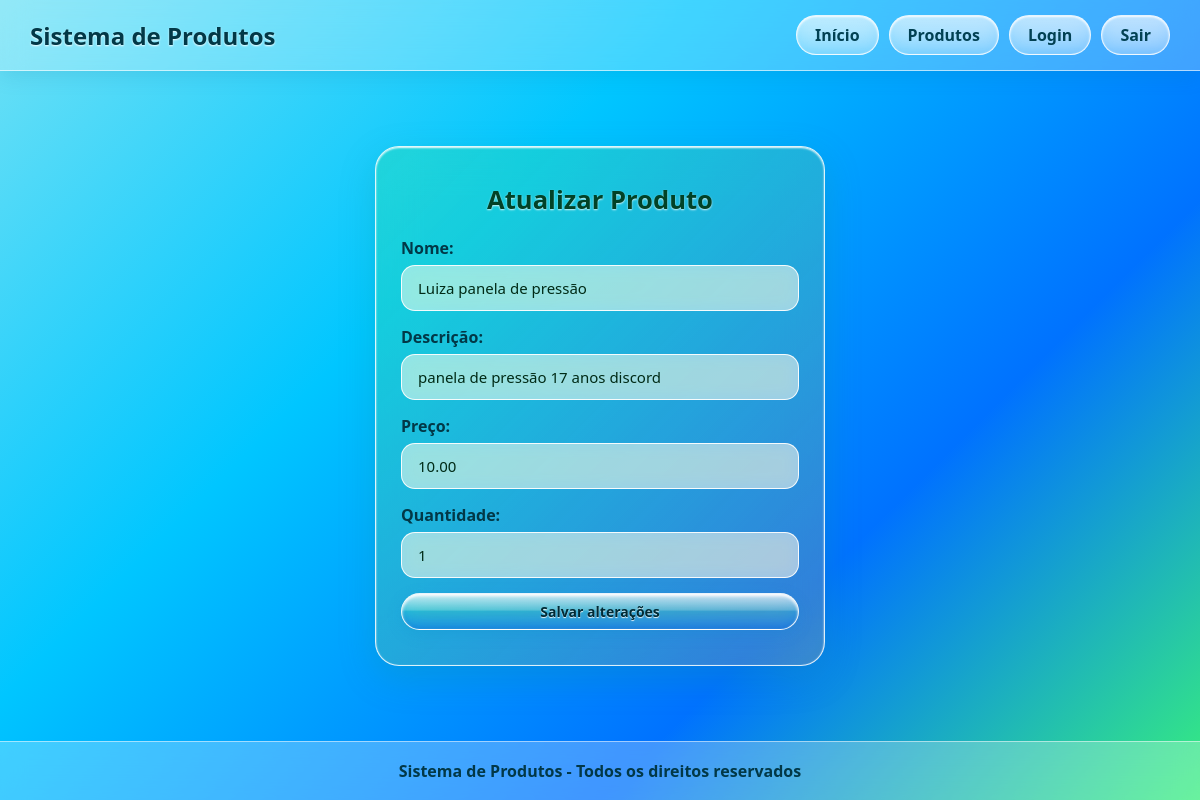
The app's page /produtos/atualizar.php?id=1 (signed in) with its own data.
### tables this page shows
CREATE TABLE `produtos` (
  `id` int(11) NOT NULL,
  `nome` varchar(100) NOT NULL,
  `descricao` varchar(255) NOT NULL,
  `preco` decimal(10,2) NOT NULL,
  `quantidade` int(11) NOT NULL
);

### produtos/atualizar.php (the view, shortened to what this page needs)
<?php
require __DIR__ . '/../conexao.php';
if ($_SERVER['REQUEST_METHOD'] == 'POST') {
    $id = $_POST['id'];
    $nome = $_POST['nome'];
    $descricao = $_POST['descricao'];
    $preco = $_POST['preco'];
    $quantidade = $_POST['quantidade'];
    $sql = "UPDATE produtos SET
            nome = '$nome',
            descricao = '$descricao',
            preco = '$preco',
            quantidade = '$quantidade'
            WHERE id = '$id'";
    mysqli_query($conexao, $sql);
    header('Location: listar.php');
    exit;
} else {
    $id = $_GET['id'];
    $sql = "SELECT * FROM produtos WHERE id = '$id'";
    $resultado = mysqli_query($conexao, $sql);
    $produto = mysqli_fetch_assoc($resultado);
}
?>
<?php require __DIR__ . '/../cabecalho.php'; ?>
<main class="main-content">
    <div class="glass-card card-editar-aquafruit">
        <h2>Atualizar Produto</h2>
        <form action="atualizar.php" method="POST" class="glass-form">
            <div class="input-group">
                <label for="nome">Nome:</label>
                <input type="text" id="nome" class="glass-input" name="nome" value="<?php echo $produto['nome']; ?>">
            </div>
            <div class="input-group">
                <label for="descricao">Descrição:</label>
                <input type="text" id="descricao" class="glass-input" name="descricao" value="<?php echo $produto['descricao']; ?>">
            </div>
            <div class="input-group">
                <label for="preco">Preço:</label>
                <input type="text" id="preco" class="glass-input" name="preco" value="<?php echo $produto['preco']; ?>">
            </div>
            <div class="input-group">
                <label for="quantidade">Quantidade:</label>
                <input type="text" id="quantidade" class="glass-input" name="quantidade" value="<?php echo $produto['quantidade']; ?>">
            </div>
            <button type="submit" class="glass-button btn-salvar-aquafruit">Salvar alterações</button>
        </form>
    </div>
</main>
<?php require __DIR__ . '/../rodape.php'; ?>

### css/style.css (style rules this page uses)
* { margin: 0; padding: 0; box-sizing: border-box; font-family: 'Segoe UI', Tahoma, Geneva, Verdana, sans-serif; }
body.glass-body { background: linear-gradient(135deg, #70e1f5 0%, #00c6ff 35%, #0072ff 70%, #38ef7d 100%); background-attachment: fixed; min-height: 100vh; color: #032b38; display: flex; flex-direction: column; overflow-x: hidden; }
body.glass-body::before { content: ""; position: fixed; top: 0; left: 0; width: 100vw; height: 100vh; pointer-events: none; z-index: -1; background-image: url('https://pngimg.com/uploads/fish/fish_PNG25126.png'), url('https://pngimg.com/uploads/fish/fish_PNG25142.png'), url('https://pngimg.com/uploads/fish/fish_PNG25114.png'), url('https://pngimg.com/uploads/fish/fish_PNG25120.png'), url('https://pngimg.com/uploads/fish/fish_PNG25134.png'); background-size: 90px auto, 75px auto, 80px auto, 60px auto, 110px auto; background-repeat: no-repeat; animation: nadarMundoAquatico 22s linear infinite; }
.login-container, .home-container, .main-content { flex: 1; width: 100%; max-width: 1100px; margin: 0 auto; display: flex; flex-direction: column; align-items: center; justify-content: center; padding: 30px 15px; }
.glass-card { background: linear-gradient(135deg, rgba(255, 255, 255, 0.45), rgba(255, 255, 255, 0.15)); backdrop-filter: blur(20px); -webkit-backdrop-filter: blur(20px); border: 1px solid rgba(255, 255, 255, 0.8); border-radius: 24px; padding: 35px 25px; width: 100%; max-width: 450px; box-shadow: 0 12px 35px rgba(0, 70, 110, 0.2), inset 0 1px 2px rgba(255, 255, 255, 0.9); }
.glass-card h2 { color: #023847; margin-bottom: 20px; text-align: center; font-size: 1.6rem; }
.glass-form { width: 100%; }
.glass-form label { display: block; margin-top: 15px; margin-bottom: 6px; font-weight: 600; color: #023847; }
.glass-input { width: 100%; padding: 12px 16px; border-radius: 14px; border: 1px solid rgba(255, 255, 255, 0.9); background: rgba(255, 255, 255, 0.35); backdrop-filter: blur(8px); outline: none; color: #01222b; font-size: 15px; transition: all 0.3s ease; }
.glass-button, .edit-button, .delete-button, a.glass-button, a.edit-button, a.delete-button, button.glass-button { display: inline-block !important; padding: 8px 20px !important; background: linear-gradient( 180deg, rgba(255, 255, 255, 0.75) 0%, rgba(137, 247, 254, 0.35) 45%, rgba(0, 198, 255, 0.25) 50%, rgba(0, 114, 255, 0.45) 100% ) !important; backdrop-filter: blur(12px) !important; -webkit-backdrop-filter: blur(12px) !important; color: #002b36 !important; font-weight: 700 !important; font-size: 14px !important; border: 1px solid rgba(255, 255, 255, 0.9) !important; border-radius: 30px !important; cursor: pointer !important; text-decoration: none !important; text-shadow: 0 1px 1px rgba(255, 255, 255, 0.9) !important; box-shadow: 0 4px 15px rgba(0, 140, 200, 0.2), inset 0 2px 3px rgba(255, 255, 255, 0.95), inset 0 -2px 5px rgba(0, 100, 180, 0.2) !important; transition: all 0.25s ease-in-out !important; text-align: center !important; }
.card-editar-aquafruit { background: linear-gradient(135deg, rgba(56, 239, 125, 0.25), rgba(255, 179, 71, 0.2)) !important; backdrop-filter: blur(20px); -webkit-backdrop-filter: blur(20px); border: 1.5px solid rgba(255, 255, 255, 0.85) !important; box-shadow: 0 12px 35px rgba(17, 153, 142, 0.25), inset 0 1px 2px rgba(255, 255, 255, 0.95) !important; }
.card-editar-aquafruit h2 { color: #014227 !important; text-shadow: 0 1px 2px rgba(255, 255, 255, 0.8); }
.card-editar-aquafruit .glass-input { background: rgba(255, 255, 255, 0.5) !important; border: 1px solid rgba(255, 255, 255, 0.9) !important; color: #002b17 !important; }
.btn-salvar-aquafruit { width: 100% !important; margin-top: 15px !important; background: linear-gradient( 180deg, rgba(255, 255, 255, 0.9) 0%, rgba(255, 200, 100, 0.5) 40%, rgba(255, 140, 0, 0.55) 50%, rgba(56, 239, 125, 0.65) 100% ) !important; color: #013821 !important; border: 1px solid rgba(255, 255, 255, 0.9) !important; box-shadow: 0 4px 15px rgba(56, 239, 125, 0.3), inset 0 2px 3px #fff !important; }

### records on screen
produtos: nome "Luiza panela de pressão", descricao "panela de pressão 17 anos discord", preco "10.00", quantidade "1"
